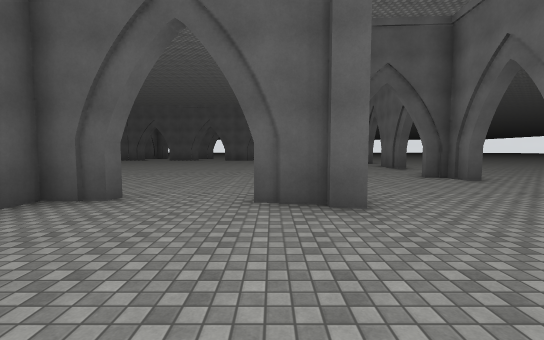
View 1 (above)

16 first-person views from a walk through a Unity game level. The camera is 1.5 m above the floor, tilts 4° down and sees 90° across. The floor is counted in squares, 2 m on a side. Each view is taken from the middle of a square. On the plan, view 1 faces up. The plan holds only what a view shows up to about 10 squares ahead; the rest is blank. The place goes on beyond the plan. Some animated figures are not drawn. Some surface patterns are stand-ins.

View 2
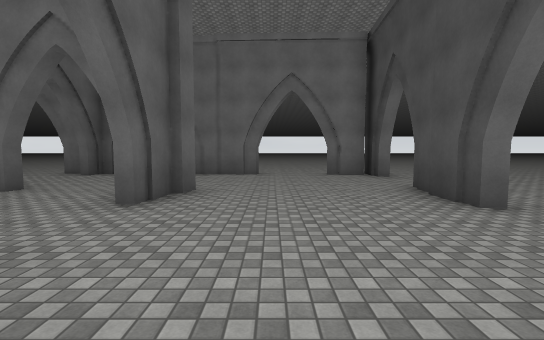

View 3
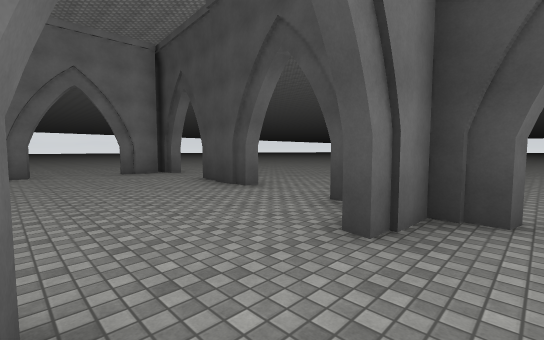

View 4
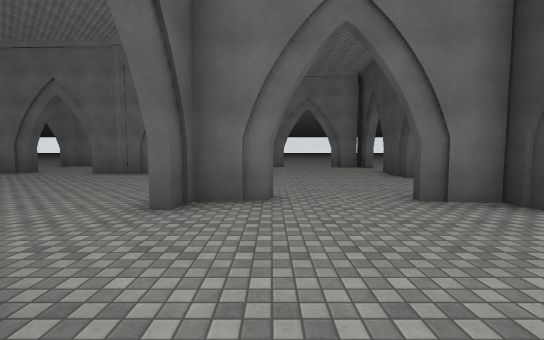

View 5
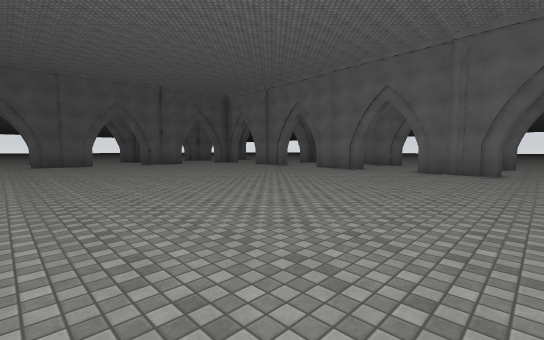

View 6
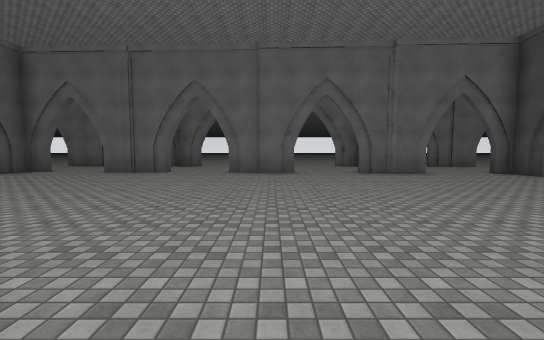

View 7
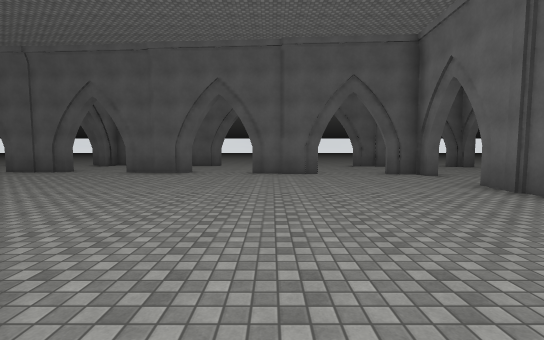

View 8
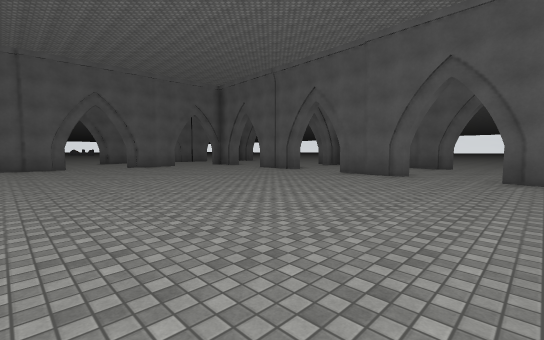

View 9
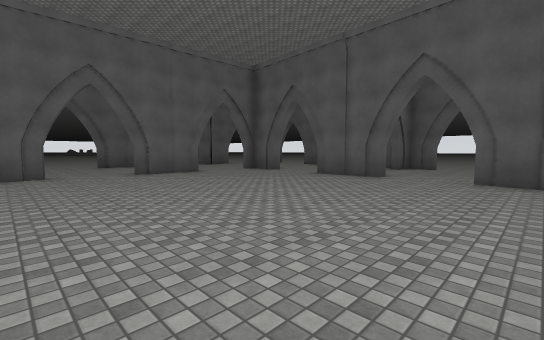

View 10
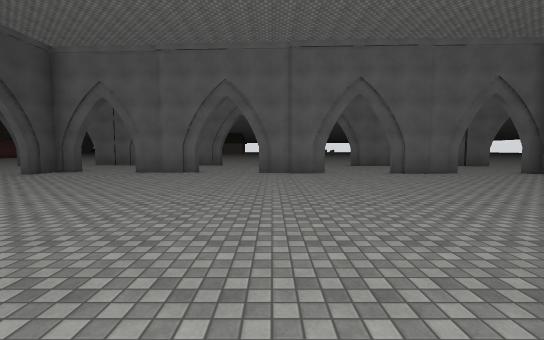

View 11
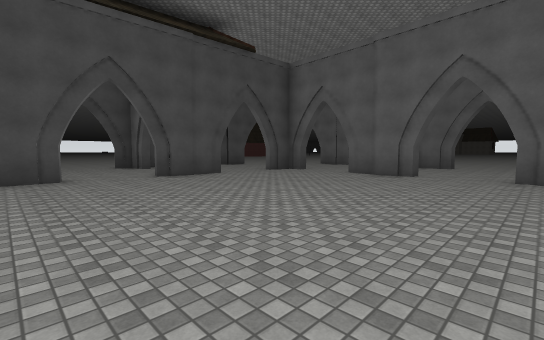

View 12
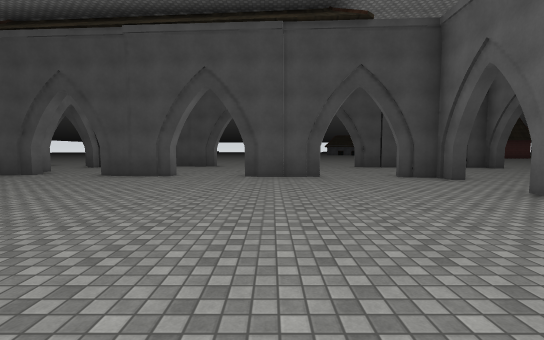

View 13
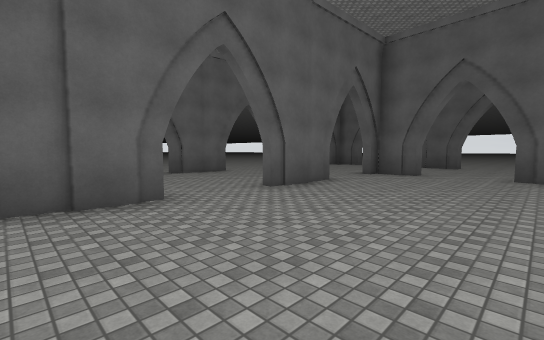

View 14
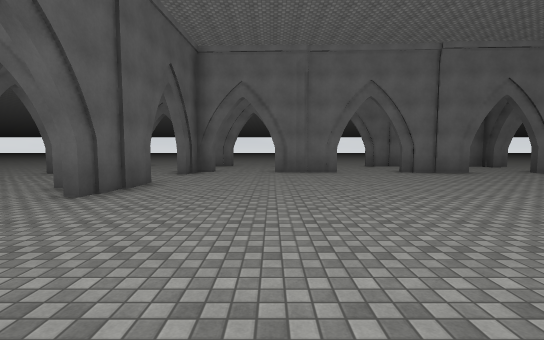

View 15
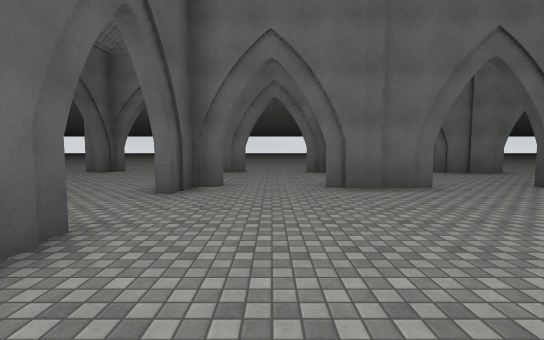

View 16
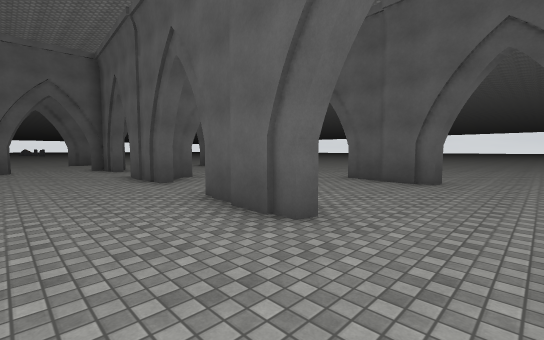

### Floor plan
Ten units are one square. View 1 is at (0, 0); x grows to the right and y downward. Boxes are objects, and circles mark ways between rooms. Rooms are numbered by the first view taken in them; rooms with no view inside come last. Other rooms are left out.
<svg viewBox="-212 -263 276 279">
<path fill="none" stroke="#000" d="M13 -35 7 -36M9 -38 -3 -38M2 -44 10 -43 10 -47 13 -46M-1 6 8 6M-5 8 18 9M50 -24 47 -25 47 -45M-25 -40 -35 -40 -35 -35M39 10 51 11M45 9 46 -4M14 -68 11 -69M-49 3 -41 4M53 -67 48 -68M49 -76 43 -76M-206 -187 -207 -169M-111 -229 -112 -223M-56 -257 -79 -258M-41 4 -41 -9M12 -90 16 -90M20 -200 16 -201 16 -207 7 -208M50 -115 51 -124M52 -111 53 -135M48 -68 49 -76M54 -171 54 -179M55 -200 56 -207M59 -248 53 -248M-161 -148 -162 -125M-58 -212 -78 -213M-77 -215 -82 -215M-91 -45 -90 -49 -67 -48M-163 -103 -164 -85M-107 -215 -126 -216M-46 -47 -36 -46M-102 -220 -103 -216 -107 -216M-134 -52 -112 -51M-42 -42 -47 -43M-166 -86 -166 -81M14 -156 15 -180M17 -112 13 -113 14 -135M-160 -192 -161 -170M-15 -209 -37 -210M11 -81 12 -90M9 -77 10 -83M9 -73 10 -82M-40 -30 -39 -41M11 -69 11 -74M-146 -222 -147 -217 -159 -218 -159 -214 -163 -215M-171 -60 -167 -60 -167 -54 -156 -53 -157 -49M-2 -42 3 -42"/>
<circle cx="-15" cy="10" r="3" fill="#2a7"/>
<circle cx="-40" cy="-15" r="3" fill="#2a7"/>
<circle cx="25" cy="10" r="3" fill="#2a7"/>
<circle cx="35" cy="-65" r="3" fill="#2a7"/>
<circle cx="50" cy="-15" r="3" fill="#2a7"/>
<circle cx="50" cy="-55" r="3" fill="#2a7"/>
<circle cx="-15" cy="-40" r="3" fill="#2a7"/>
<circle cx="10" cy="-55" r="3" fill="#2a7"/>
<circle cx="-105" cy="-50" r="3" fill="#2a7"/>
<circle cx="-135" cy="-220" r="3" fill="#2a7"/>
<circle cx="-145" cy="-50" r="3" fill="#2a7"/>
<circle cx="-160" cy="-115" r="3" fill="#2a7"/>
<circle cx="-160" cy="-155" r="3" fill="#2a7"/>
<circle cx="-160" cy="-205" r="3" fill="#2a7"/>
<circle cx="-170" cy="-75" r="3" fill="#2a7"/>
<circle cx="-45" cy="-205" r="3" fill="#2a7"/>
<circle cx="-5" cy="-210" r="3" fill="#2a7"/>
<circle cx="-55" cy="-45" r="3" fill="#2a7"/>
<circle cx="-95" cy="-220" r="3" fill="#2a7"/>
<circle cx="20" cy="-145" r="3" fill="#2a7"/>
<circle cx="3" cy="-190" r="3" fill="#2a7"/>
<circle cx="5" cy="-105" r="3" fill="#2a7"/>
<text x="10" y="-20">1</text>
<text x="-170" y="-130">2</text>
<text x="-80" y="-130">3</text>
</svg>
Room 1 opens to room 2. Room 1 opens to room 3. Room 2 opens to room 3.

Where each view was taken, in squares from view 1:
view 1: 0 up, 0 right, facing up
view 2: 2 up, 4 left, facing right
view 3: 3 up, 5 left, facing down-right
view 4: 3 up, 8 left, facing right
view 5: 6 up, 9 left, facing up-right
view 6: 12 up, 8 left, facing right
view 7: 12 up, 3 left, facing up
view 8: 13 up, 3 left, facing up-left
view 9: 14 up, 7 left, facing up-left
view 10: 13 up, 7 left, facing left
view 11: 13 up, 8 left, facing down-left
view 12: 13 up, 12 left, facing down
view 13: 13 up, 12 left, facing up-left
view 14: 18 up, 8 left, facing right
view 15: 19 up, 4 left, facing right
view 16: 19 up, 4 left, facing up-left
